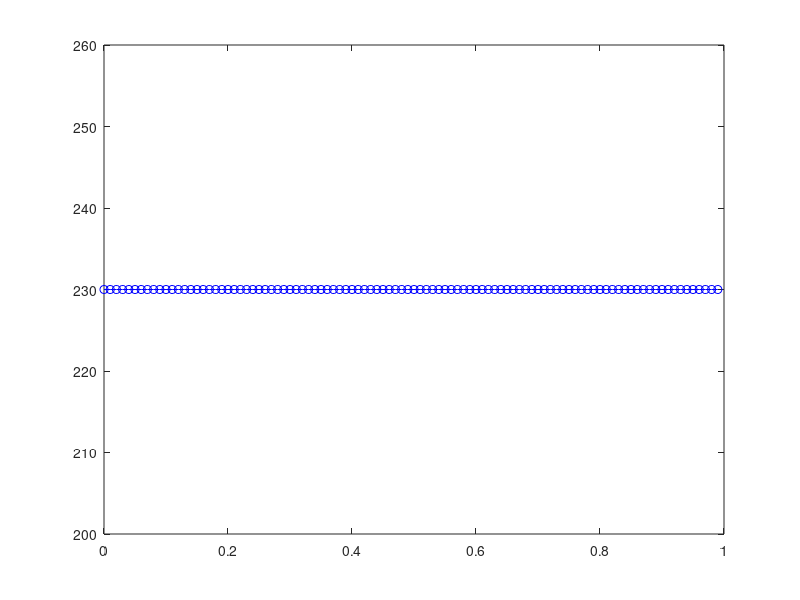

The MATLAB script that drew this image:
close all; clear all;

A = 230;
fs = 100;
Ts = 1/fs;
t = 1;
liczba_probek = t*fs;
numery_probek = 0:liczba_probek-1;

for f = 0:5:300
    disp(f);
    omega_0 = 2*pi*f;
    macierz_probek = A*cos(omega_0*Ts*numery_probek);
    plot(Ts*numery_probek,macierz_probek,'b-o');
    pause;
end